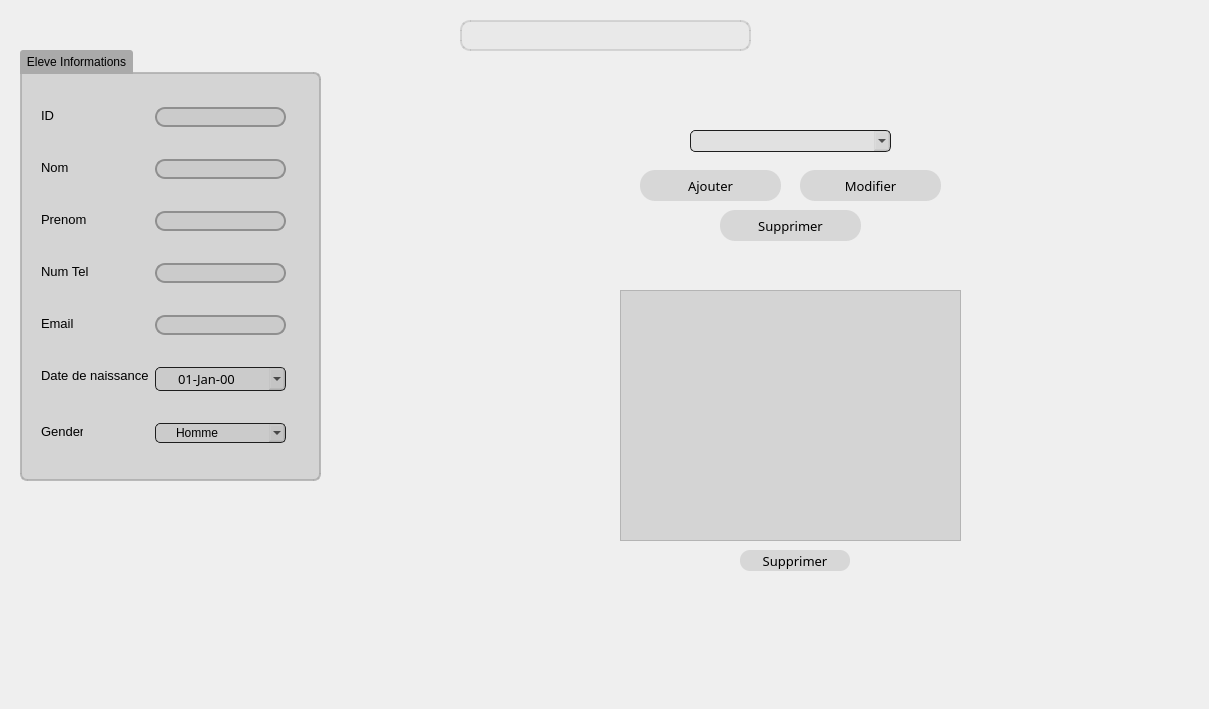
      <widget class="QWidget" name="GestionEle">
       <attribute name="title">
        <string>Gestion</string>
       </attribute>
       <widget class="QGroupBox" name="Eleve_Infos">
        <property name="geometry">
         <rect>
          <x>20</x>
          <y>50</y>
          <width>301</width>
          <height>431</height>
         </rect>
        </property>
        <property name="styleSheet">
         <string notr="true">QGroupBox {
	background: rgba(170, 170, 170, 100); 
    border: 2px solid;
	border-top-right-radius: 7px;
	border-bottom-right-radius: 7px;
	border-bottom-left-radius: 7px;
    border-color: rgba(170, 170, 170, 200);
    margin-top: 22px;
}
QGroupBox::title  {
    background-color: rgb(170, 170, 170);
    subcontrol-origin: margin;
    subcontrol-position: top left;
    padding: 5px;
	border-top-left-radius: 3px;
	border-top-right-radius: 3px;
}</string>
        </property>
        <property name="title">
         <string>Eleve Informations</string>
        </property>
        <widget class="QLabel" name="Elv_label_ID">
         <property name="geometry">
          <rect>
           <x>21</x>
           <y>57</y>
           <width>16</width>
           <height>16</height>
          </rect>
         </property>
         <property name="font">
          <font>
           <family>Arial</family>
           <pointsize>10</pointsize>
          </font>
         </property>
         <property name="styleSheet">
          <string notr="true"/>
         </property>
         <property name="text">
          <string>ID</string>
         </property>
         <property name="alignment">
          <set>Qt::AlignLeading|Qt::AlignLeft|Qt::AlignVCenter</set>
         </property>
        </widget>
        <widget class="QLineEdit" name="Elv_line_ID">
         <property name="geometry">
          <rect>
           <x>135</x>
           <y>57</y>
           <width>131</width>
           <height>20</height>
          </rect>
         </property>
         <property name="styleSheet">
          <string notr="true">QLineEdit {
	background-color: rgba(170, 170, 170, 50);
		border: 2px solid rgb(143, 143, 143);
			border-radius: 10px;
}
QLineEdit:hover {
	background-color: rgba(170, 170, 170, 50);
		border: 2px solid rgb(77, 77, 77);
			border-radius: 10px;
}</string>
         </property>
        </widget>
        <widget class="QLabel" name="Elv_label_Nom">
         <property name="geometry">
          <rect>
           <x>21</x>
           <y>109</y>
           <width>27</width>
           <height>16</height>
          </rect>
         </property>
         <property name="font">
          <font>
           <family>Arial</family>
           <pointsize>10</pointsize>
          </font>
         </property>
         <property name="styleSheet">
          <string notr="true"/>
         </property>
         <property name="text">
          <string>Nom</string>
         </property>
         <property name="alignment">
          <set>Qt::AlignLeading|Qt::AlignLeft|Qt::AlignVCenter</set>
         </property>
        </widget>
        <widget class="QComboBox" name="Elv_combo_Gender">
         <property name="geometry">
          <rect>
           <x>135</x>
           <y>373</y>
           <width>131</width>
           <height>20</height>
          </rect>
         </property>
         <property name="styleSheet">
          <string notr="true">QComboBox
{
    subcontrol-origin: padding;
    subcontrol-position: top right;
    selection-background-color: #111;
    selection-color: yellow;
    color: black;
    background-color: rgba(170, 170, 170, 50);
    border-style: solid;
    border: 1px solid #1e1e1e;
    border-radius: 5;
    padding: 1px 0px 1px 20px;
}</string>
         </property>
         <item>
          <property name="text">
           <string>Homme</string>
          </property>
         </item>
         <item>
          <property name="text">
           <string>Femme</string>
          </property>
         </item>
         <item>
          <property name="text">
           <string>Autre</string>
          </property>
         </item>
        </widget>
        <widget class="QLineEdit" name="Elv_line_Prenom">
         <property name="geometry">
          <rect>
           <x>135</x>
           <y>161</y>
           <width>131</width>
           <height>20</height>
          </rect>
         </property>
         <property name="styleSheet">
          <string notr="true">QLineEdit {
	background-color: rgba(170, 170, 170, 50);
		border: 2px solid rgb(143, 143, 143);
			border-radius: 10px;
}
QLineEdit:hover {
	background-color: rgba(170, 170, 170, 50);
		border: 2px solid rgb(77, 77, 77);
			border-radius: 10px;
}</string>
         </property>
        </widget>
        <widget class="QLineEdit" name="Elv_line_Email">
         <property name="geometry">
          <rect>
           <x>135</x>
           <y>265</y>
           <width>131</width>
           <height>20</height>
          </rect>
         </property>
         <property name="styleSheet">
          <string notr="true">QLineEdit {
	background-color: rgba(170, 170, 170, 50);
		border: 2px solid rgb(143, 143, 143);
			border-radius: 10px;
}
QLineEdit:hover {
	background-color: rgba(170, 170, 170, 50);
		border: 2px solid rgb(77, 77, 77);
			border-radius: 10px;
}</string>
         </property>
         <property name="text">
          <string/>
         </property>
        </widget>
        <widget class="QDateEdit" name="Elv_date_DDN">
         <property name="geometry">
          <rect>
           <x>135</x>
           <y>317</y>
           <width>131</width>
           <height>24</height>
          </rect>
         </property>
         <property name="font">
          <font>
           <family>Montserrat Medium</family>
           <pointsize>10</pointsize>
          </font>
         </property>
         <property name="styleSheet">
          <string notr="true">QDateEdit
{
    subcontrol-origin: padding;
    subcontrol-position: top right;
    selection-background-color: #111;
    selection-color: yellow;
    color: black;
    background-color: rgba(170, 170, 170, 50);
    border-style: solid;
    border: 1px solid #1e1e1e;
    border-radius: 5;
    padding: 1px 0px 1px 20px;
}
</string>
         </property>
         <property name="alignment">
          <set>Qt::AlignJustify|Qt::AlignVCenter</set>
         </property>
         <property name="buttonSymbols">
          <enum>QAbstractSpinBox::UpDownArrows</enum>
         </property>
         <property name="currentSection">
          <enum>QDateTimeEdit::DaySection</enum>
         </property>
         <property name="displayFormat">
          <string>dd-MMM-yy</string>
         </property>
         <property name="calendarPopup">
          <bool>true</bool>
         </property>
         <property name="timeSpec">
          <enum>Qt::LocalTime</enum>
         </property>
        </widget>
        <widget class="QLabel" name="Elv_label_Gender">
         <property name="geometry">
          <rect>
           <x>21</x>
           <y>373</y>
           <width>42</width>
           <height>16</height>
          </rect>
         </property>
         <property name="font">
          <font>
           <family>Arial</family>
           <pointsize>10</pointsize>
          </font>
         </property>
         <property name="styleSheet">
          <string notr="true"/>
         </property>
         <property name="text">
          <string>Gender</string>
         </property>
         <property name="alignment">
          <set>Qt::AlignLeading|Qt::AlignLeft|Qt::AlignVCenter</set>
         </property>
        </widget>
        <widget class="QLineEdit" name="Elv_line_Numtel">
         <property name="geometry">
          <rect>
           <x>135</x>
           <y>213</y>
           <width>131</width>
           <height>20</height>
          </rect>
         </property>
         <property name="styleSheet">
          <string notr="true">QLineEdit {
	background-color: rgba(170, 170, 170, 50);
		border: 2px solid rgb(143, 143, 143);
			border-radius: 10px;
}
QLineEdit:hover {
	background-color: rgba(170, 170, 170, 50);
		border: 2px solid rgb(77, 77, 77);
			border-radius: 10px;
}</string>
         </property>
        </widget>
        <widget class="QLineEdit" name="Elv_line_Nom">
         <property name="geometry">
          <rect>
           <x>135</x>
           <y>109</y>
           <width>131</width>
           <height>20</height>
          </rect>
         </property>
         <property name="styleSheet">
          <string notr="true">QLineEdit {
	background-color: rgba(170, 170, 170, 50);
		border: 2px solid rgb(143, 143, 143);
			border-radius: 10px;
}
QLineEdit:hover {
	background-color: rgba(170, 170, 170, 50);
		border: 2px solid rgb(77, 77, 77);
			border-radius: 10px;
}</string>
         </property>
        </widget>
        <widget class="QLabel" name="Elv_label_Numtel">
         <property name="geometry">
          <rect>
           <x>21</x>
           <y>213</y>
           <width>71</width>
           <height>16</height>
          </rect>
         </property>
         <property name="font">
          <font>
           <family>Arial</family>
           <pointsize>10</pointsize>
          </font>
         </property>
         <property name="styleSheet">
          <string notr="true"/>
         </property>
         <property name="text">
          <string>Num Tel</string>
         </property>
         <property name="alignment">
          <set>Qt::AlignLeading|Qt::AlignLeft|Qt::AlignVCenter</set>
         </property>
        </widget>
        <widget class="QLabel" name="Elv_label_Prenom">
         <property name="geometry">
          <rect>
           <x>21</x>
           <y>161</y>
           <width>45</width>
           <height>16</height>
          </rect>
         </property>
         <property name="font">
          <font>
           <family>Arial</family>
           <pointsize>10</pointsize>
          </font>
         </property>
         <property name="styleSheet">
          <string notr="true"/>
         </property>
         <property name="text">
          <string>Prenom</string>
         </property>
         <property name="alignment">
          <set>Qt::AlignLeading|Qt::AlignLeft|Qt::AlignVCenter</set>
         </property>
        </widget>
        <widget class="QLabel" name="Elv_label_Email">
         <property name="geometry">
          <rect>
           <x>21</x>
           <y>265</y>
           <width>33</width>
           <height>16</height>
          </rect>
         </property>
         <property name="font">
          <font>
           <family>Arial</family>
           <pointsize>10</pointsize>
          </font>
         </property>
         <property name="styleSheet">
          <string notr="true"/>
         </property>
         <property name="text">
          <string>Email</string>
         </property>
         <property name="alignment">
          <set>Qt::AlignLeading|Qt::AlignLeft|Qt::AlignVCenter</set>
         </property>
        </widget>
        <widget class="QLabel" name="Elv_label_DDN">
         <property name="geometry">
          <rect>
           <x>21</x>
           <y>317</y>
           <width>108</width>
           <height>16</height>
          </rect>
         </property>
         <property name="font">
          <font>
           <family>Arial</family>
           <pointsize>10</pointsize>
          </font>
         </property>
         <property name="styleSheet">
          <string notr="true"/>
         </property>
         <property name="text">
          <string>Date de naissance</string>
         </property>
         <property name="alignment">
          <set>Qt::AlignLeading|Qt::AlignLeft|Qt::AlignVCenter</set>
         </property>
        </widget>
       </widget>
       <widget class="QComboBox" name="Elv_combo_ID">
        <property name="geometry">
         <rect>
          <x>690</x>
          <y>130</y>
          <width>201</width>
          <height>22</height>
         </rect>
        </property>
        <property name="styleSheet">
         <string notr="true">QComboBox
{
    subcontrol-origin: padding;
    subcontrol-position: top right;
    selection-background-color: #111;
    selection-color: yellow;
    color: black;
    background-color: rgba(170, 170, 170, 50);
    border-style: solid;
    border: 1px solid #1e1e1e;
    border-radius: 5;
    padding: 1px 0px 1px 20px;
}</string>
        </property>
       </widget>
       <widget class="QPushButton" name="Elv_push_Ajouter">
        <property name="geometry">
         <rect>
          <x>640</x>
          <y>170</y>
          <width>141</width>
          <height>31</height>
         </rect>
        </property>
        <property name="font">
         <font>
          <family>Montserrat Medium</family>
          <pointsize>10</pointsize>
         </font>
        </property>
        <property name="styleSheet">
         <string notr="true">QPushButton {
background-color:  rgba(170, 170, 170, 90);
border-radius: 15px;
}
QPushButton:hover {
background-color: qlineargradient(spread:pad, x1:0, y1:0, x2:0, y2:1, stop:0  rgba(170, 170, 170, 150), stop:1  rgba(170, 170, 170, 90));
}
</string>
        </property>
        <property name="text">
         <string>Ajouter</string>
        </property>
       </widget>
       <widget class="QPushButton" name="Elv_push_Modifier">
        <property name="geometry">
         <rect>
          <x>800</x>
          <y>170</y>
          <width>141</width>
          <height>31</height>
         </rect>
        </property>
        <property name="font">
         <font>
          <family>Montserrat Medium</family>
          <pointsize>10</pointsize>
         </font>
        </property>
        <property name="styleSheet">
         <string notr="true">QPushButton {
background-color:  rgba(170, 170, 170, 90);
border-radius: 15px;
}
QPushButton:hover {
background-color: qlineargradient(spread:pad, x1:0, y1:0, x2:0, y2:1, stop:0  rgba(170, 170, 170, 150), stop:1  rgba(170, 170, 170, 90));
}
</string>
        </property>
        <property name="text">
         <string>Modifier</string>
        </property>
       </widget>
       <widget class="QPushButton" name="Elv_push_Supprimer">
        <property name="geometry">
         <rect>
          <x>720</x>
          <y>210</y>
          <width>141</width>
          <height>31</height>
         </rect>
        </property>
        <property name="font">
         <font>
          <family>Montserrat Medium</family>
          <pointsize>10</pointsize>
         </font>
        </property>
        <property name="styleSheet">
         <string notr="true">QPushButton {
background-color:  rgba(170, 170, 170, 90);
border-radius: 15px;
}
QPushButton:hover {
background-color: qlineargradient(spread:pad, x1:0, y1:0, x2:0, y2:1, stop:0  rgba(170, 170, 170, 150), stop:1  rgba(170, 170, 170, 90));
}
</string>
        </property>
        <property name="text">
         <string>Supprimer</string>
        </property>
       </widget>
       <widget class="QTextBrowser" name="Elv_textbrowser">
        <property name="geometry">
         <rect>
          <x>620</x>
          <y>290</y>
          <width>341</width>
          <height>251</height>
         </rect>
        </property>
        <property name="styleSheet">
         <string notr="true">background-color:rgba(170, 170, 170, 100);</string>
        </property>
       </widget>
       <widget class="QPushButton" name="Elv_push_SupprimerTextBrowser">
        <property name="geometry">
         <rect>
          <x>740</x>
          <y>550</y>
          <width>110</width>
          <height>21</height>
         </rect>
        </property>
        <property name="font">
         <font>
          <family>Montserrat Medium</family>
          <pointsize>10</pointsize>
         </font>
        </property>
        <property name="styleSheet">
         <string notr="true">QPushButton {
background-color:  rgba(170, 170, 170, 90);
border-radius: 10px;
}
QPushButton:hover {
background-color: qlineargradient(spread:pad, x1:0, y1:0, x2:0, y2:1, stop:0  rgba(170, 170, 170, 150), stop:1  rgba(170, 170, 170, 90));
}
</string>
        </property>
        <property name="text">
         <string>Supprimer</string>
        </property>
       </widget>
       <widget class="QLabel" name="Elv_Label_GestionInfo">
        <property name="geometry">
         <rect>
          <x>460</x>
          <y>20</y>
          <width>291</width>
          <height>31</height>
         </rect>
        </property>
        <property name="font">
         <font>
          <family>Montserrat Medium</family>
          <pointsize>11</pointsize>
         </font>
        </property>
        <property name="styleSheet">
         <string notr="true">background-color: rgba(170, 170, 170, 25);
	border: 2px solid rgba(170, 170, 170, 100);
		border-radius: 10px;


</string>
        </property>
        <property name="text">
         <string/>
        </property>
        <property name="alignment">
         <set>Qt::AlignCenter</set>
        </property>
       </widget>
       <widget class="QLabel" name="background_8">
        <property name="geometry">
         <rect>
          <x>-9</x>
          <y>-36</y>
          <width>1200</width>
          <height>700</height>
         </rect>
        </property>
        <property name="styleSheet">
         <string notr="true">background: url(:/png/resources/background.png)</string>
        </property>
        <property name="text">
         <string/>
        </property>
       </widget>
       <zorder>background_8</zorder>
       <zorder>Eleve_Infos</zorder>
       <zorder>Elv_combo_ID</zorder>
       <zorder>Elv_push_Ajouter</zorder>
       <zorder>Elv_push_Modifier</zorder>
       <zorder>Elv_push_Supprimer</zorder>
       <zorder>Elv_textbrowser</zorder>
       <zorder>Elv_push_SupprimerTextBrowser</zorder>
       <zorder>Elv_Label_GestionInfo</zorder>
      </widget>
